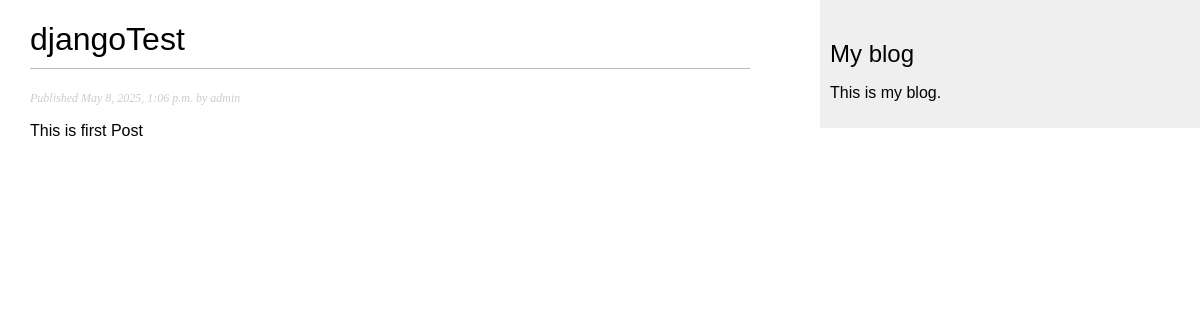
Page /blog/2025/5/8/Test/ on the committed database.
### blog/models.py (models this page shows, shortened)
class Post(models.Model):
    class Status(models.TextChoices):
        DRAFT = 'DF', 'Draft'
        PUBLISHED = 'PB', 'Published'
    title = models.CharField(max_length = 250)
    slug = models.SlugField(max_length = 250, unique_for_date='publish')
    author = models.ForeignKey(User, on_delete = models.CASCADE, related_name = 'blog_posts')
    body = models.TextField()
    publish = models.DateTimeField(default = timezone.now)
    created = models.DateTimeField(auto_now_add = True)
    updated = models.DateTimeField(auto_now = True)
    status = models.CharField(max_length= 2, choices = Status.choices, default = Status.DRAFT)
    objects = models.Manager()
    published = PublishedManager()
    class Meta:
        ordering = ['-publish']
        indexes = [models.Index(fields=['-publish'])]

### blog/views.py (the view)
# urls.py: path('<int:year>/<int:month>/<int:day>/<slug:post>/', views.post_detail, name = 'post_detail'),
def post_detail(request, year, month, day, post):
    post = get_object_or_404(Post, status = Post.Status.PUBLISHED, slug=post, publish__year=year, publish__month = month, publish__day = day)
    return render(request, 'blog/post/detail.html', {'post':post})

### blog/templates/blog/post/detail.html (shortened to what this page needs)
{% extends "blog/base.html" %}
{% block content %}
    <h1>{{post.title}}</h1>
    <p class = 'date'>
        Published {{post.publish}} by {{post.author}}
    </p>
    {{post.body|linebreaks}}
{% endblock %}

### blog/static/css/blog.css (style rules this page uses)
body { margin:0; padding:0; font-family:helvetica, sans-serif; }
h1 { font-weight:normal; border-bottom:1px solid #bbb; padding:0 0 10px 0; }
p.date { color:#ccc; font-family: georgia, serif; font-size: 12px; font-style: italic; }

### rows in the picture
Post: title "djangoTest", publish "May 8, 2025, 1:06 p.m.", author "admin", body "This is first Post"
